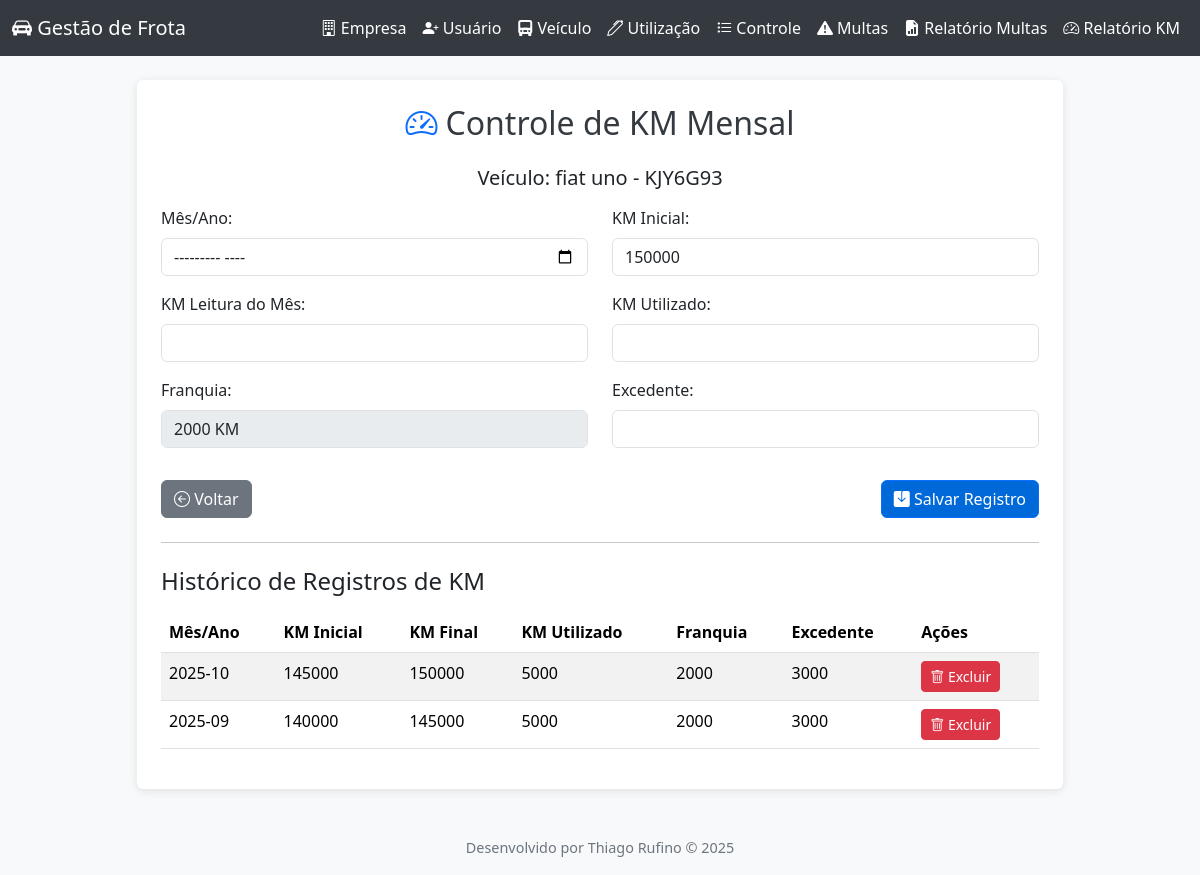
Page /controle_km_mensal/2 on the committed database.
### app.py (models this page shows)
class Veiculo(db.Model):
    id = db.Column(db.Integer, primary_key=True)
    marca_modelo = db.Column(db.String(100), nullable=False)
    placa = db.Column(db.String(10), nullable=False, unique=True)
    cor = db.Column(db.String(30), nullable=False)
    franquia_km = db.Column(db.Integer, default=2000)
    empresa_id = db.Column(db.Integer, db.ForeignKey('empresa.id'), nullable=False)
    empresa = db.relationship('Empresa')
    data_locacao = db.Column(db.Date, nullable=False)
    disponivel = db.Column(db.Boolean, default=True)

class ControleKm(db.Model):
    id = db.Column(db.Integer, primary_key=True)
    utilizacao_id = db.Column(db.Integer, db.ForeignKey('utilizacao.id'), nullable=False)
    mes_ano = db.Column(db.String(7), nullable=False) # Ex: '2025-08'
    km_inicial_mes = db.Column(db.Integer, nullable=False)
    km_final_mes = db.Column(db.Integer, nullable=False)
    utilizacao = db.relationship('Utilizacao')
    def km_utilizado_mes(self):
        return self.km_final_mes - self.km_inicial_mes
    def excedente_mes(self):
        franquia = self.utilizacao.veiculo.franquia_km
        return max(0, self.km_utilizado_mes() - franquia)

### app.py (the view, shortened to what this page needs)
@app.route('/controle_km_mensal/<int:utilizacao_id>', methods=['GET', 'POST'])
def controle_km_mensal(utilizacao_id):
    utilizacao = db.session.get(Utilizacao, utilizacao_id)
    registros_km = ControleKm.query.filter_by(utilizacao_id=utilizacao_id).order_by(ControleKm.mes_ano.desc()).all()
    km_inicial_proximo = None
    if registros_km:
        km_inicial_proximo = registros_km[0].km_final_mes
    else:
        km_inicial_proximo = utilizacao.km_entrega
    return render_template('controle_km_mensal.html',
                           utilizacao=utilizacao,
                           registros_km=registros_km,
                           km_inicial_proximo=km_inicial_proximo)

### templates/controle_km_mensal.html (shortened to what this page needs)
{% extends "base.html" %}
{% block content %}
<div class="row justify-content-center">
    <div class="col-md-10">
        <div class="card p-4">
            <h2 class="mb-4 text-center">
                <i class="bi bi-speedometer2 text-primary me-2"></i>Controle de KM Mensal
            </h2>
            <h5 class="mb-3 text-center">Veículo: {{ utilizacao.veiculo.marca_modelo }} - {{ utilizacao.veiculo.placa }}</h5>
            <form method="POST">
                <div class="row">
                    <div class="col-md-6 mb-3">
                        <label for="mes_ano" class="form-label">Mês/Ano:</label>
                        <input type="month" id="mes_ano" name="mes_ano" class="form-control" required>
                    </div>
                    <div class="col-md-6 mb-3">
                        <label for="km_inicial_mes" class="form-label">KM Inicial:</label>
                        <input type="number" id="km_inicial_mes" name="km_inicial_mes" class="form-control" value="{{ km_inicial_proximo }}" required readonly>
                    </div>
                    <div class="col-md-6 mb-3">
                        <label for="km_final_mes" class="form-label">KM Leitura do Mês:</label>
                        <input type="number" id="km_final_mes" name="km_final_mes" class="form-control" required>
                    </div>
                    <div class="col-md-6 mb-3">
                        <label for="km_utilizado" class="form-label">KM Utilizado:</label>
                        <input type="text" id="km_utilizado" class="form-control" readonly>
                    </div>
                    <div class="col-md-6 mb-3">
                        <label class="form-label">Franquia:</label>
                        <input type="text" class="form-control" value="{{ utilizacao.veiculo.franquia_km }} KM" disabled>
                    </div>
                    <div class="col-md-6 mb-3">
                        <label for="excedente" class="form-label">Excedente:</label>
                        <input type="text" id="excedente" class="form-control" readonly>
                    </div>
                </div>
                <div class="d-flex justify-content-between mt-3">
                    <a href="{{ url_for('controle_utilizacao') }}" class="btn btn-secondary">
                        <i class="bi bi-arrow-left-circle"></i> Voltar
                    </a>
                    <button type="submit" class="btn btn-primary">
                        <i class="bi bi-save-fill"></i> Salvar Registro
                    </button>
                </div>
            </form>
            <hr class="my-4">
            <h4 class="mb-3">Histórico de Registros de KM</h4>
            <div class="table-responsive">
                <table class="table table-striped table-hover">
                    <thead>
                        <tr>
                            <th>Mês/Ano</th>
                            <th>KM Inicial</th>
                            <th>KM Final</th>
                            <th>KM Utilizado</th>
                            <th>Franquia</th>
                            <th>Excedente</th>
                            <th>Ações</th>
                        </tr>
                    </thead>
                    <tbody>
                        {% for registro in registros_km %}
                        <tr>
                            <td>{{ registro.mes_ano }}</td>
                            <td>{{ registro.km_inicial_mes }}</td>
                            <td>{{ registro.km_final_mes }}</td>
                            <td>{{ registro.km_utilizado_mes() }}</td>
                            <td>{{ registro.utilizacao.veiculo.franquia_km }}</td>
                            <td>{{ registro.excedente_mes() }}</td>
                            <td>
                                <form action="{{ url_for('excluir_controle_km', id=registro.id) }}" method="POST" style="display:inline;">
                                    <button type="submit" class="btn btn-sm btn-danger" onclick="return confirm('Tem certeza que deseja excluir este registro?')">
                                        <i class="bi bi-trash"></i> Excluir
                                    </button>
                                </form>
                            </td>
                        </tr>
                        {% endfor %}
                    </tbody>
                </table>
            </div>
        </div>
    </div>
</div>
{% endblock %}

### templates/base.html (style rules this page uses)
body { background-color: #f8f9fa; }
.card { border: none; box-shadow: 0 2px 10px rgba(0,0,0,0.1); }
.btn-primary { background-color: #0069d9; }
.btn-secondary { background-color: #6c757d; }
h1, h2 { color: #343a40; }

### rows in the picture
Veiculo: veiculo.marca_modelo "fiat uno", veiculo.placa "KJY6G93", veiculo.franquia_km "2000 KM"
ControleKm: km_inicial_mes "150000", mes_ano "2025-10", km_inicial_mes "145000", km_final_mes "150000", km_utilizado_mes "5000", utilizacao.veiculo.franquia_km "2000", excedente_mes "3000"
ControleKm: mes_ano "2025-09", km_inicial_mes "140000", km_final_mes "145000", km_utilizado_mes "5000", utilizacao.veiculo.franquia_km "2000", excedente_mes "3000"

### other values in the picture
{{ 2025 }} "2025"
